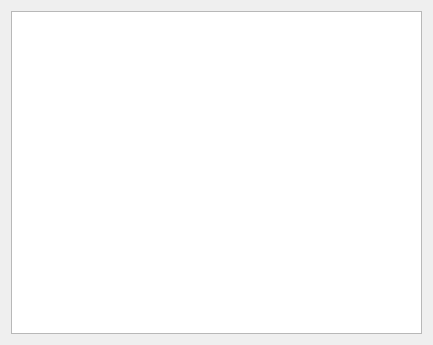
<?xml version="1.0" encoding="UTF-8"?>
<ui version="4.0">
 <class>StatisticsWidget</class>
 <widget class="QWidget" name="StatisticsWidget">
  <property name="geometry">
   <rect>
    <x>0</x>
    <y>0</y>
    <width>433</width>
    <height>345</height>
   </rect>
  </property>
  <property name="windowTitle">
   <string>Form</string>
  </property>
  <layout class="QGridLayout" name="gridLayout">
   <item row="0" column="0">
    <widget class="QTableView" name="tableView">
     <attribute name="horizontalHeaderDefaultSectionSize">
      <number>200</number>
     </attribute>
    </widget>
   </item>
  </layout>
 </widget>
 <resources/>
 <connections/>
</ui>
